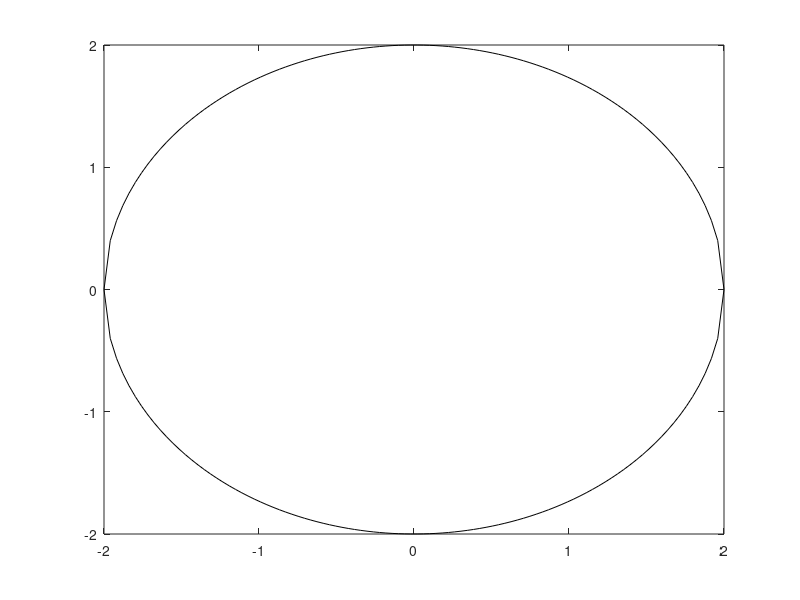

The MATLAB source for this figure:
function out = testCase1_soln()
r = 2;
x = linspace(-r,r);
y = sqrt(r.^2-x.^2);
y2 =-1*sqrt(r.^2-x.^2);
plot(x,y,'k');
hold on 
plot(x,y2,'k');
end